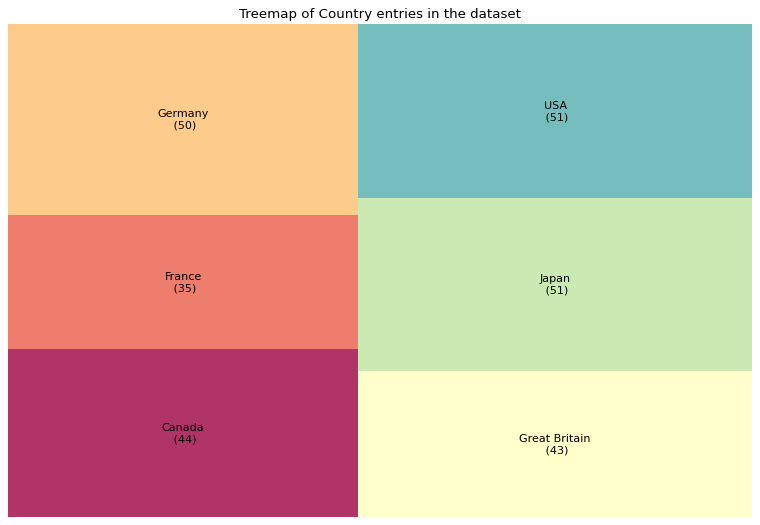

Generate this figure with Python:
import numpy as np
import pandas as pd
import matplotlib.pyplot as plt
import seaborn as sns
import squarify 


# Import Data
df_raw = sns.load_dataset('healthexp')

# Prepare Data
df = df_raw.groupby('Country').size().reset_index(name='counts')
labels = df.apply(lambda x: str(x[0]) + "\n (" + str(x[1]) + ")", axis=1)
sizes = df['counts'].values.tolist()
colors = [plt.cm.Spectral(i/float(len(labels))) for i in range(len(labels))]

# Draw Plot
plt.figure(figsize=(12,8), dpi= 80)
squarify.plot(sizes=sizes, label=labels, color=colors, alpha=.8)

# Decorate
plt.title('Treemap of Country entries in the dataset')
plt.axis('off')
plt.show()
